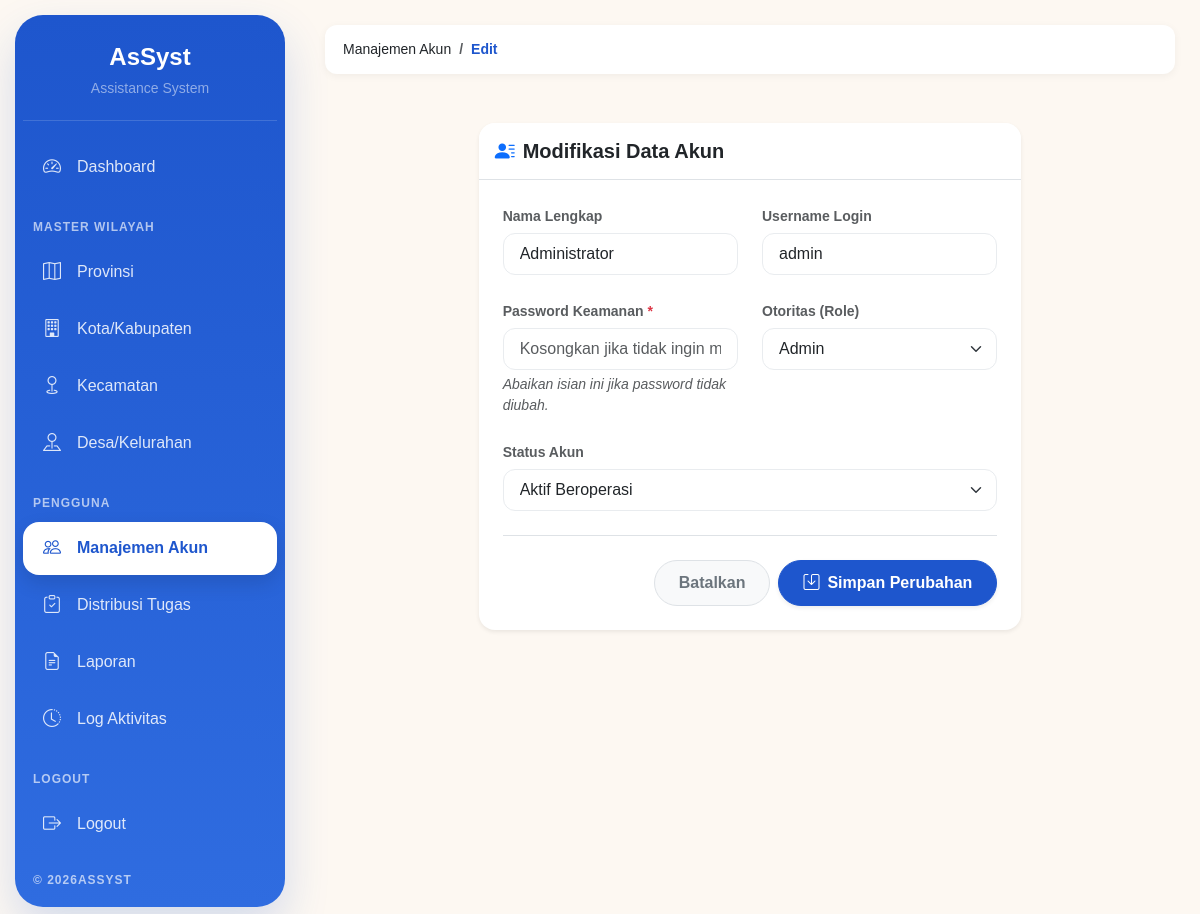
Screenshot of /index.php?page=user-edit&id=4 (signed in) with the database file from the repository.
### tables this page shows
CREATE TABLE `users` (
  `id_user` int(11) NOT NULL,
  `id_role` int(11) NOT NULL,
  `nama` varchar(100) NOT NULL,
  `username` varchar(50) NOT NULL,
  `password` varchar(255) NOT NULL,
  `status_akun` enum('Aktif','Nonaktif') DEFAULT 'Aktif',
  `created_at` timestamp NOT NULL DEFAULT current_timestamp()
);

CREATE TABLE `roles` (
  `id_role` int(11) NOT NULL,
  `nama_role` varchar(50) NOT NULL
);

### controllers/UserController.php (called while the page is built, shortened)
<?php
class UserController
{
    private $conn;
    public function __construct($db)
    {
        $this->conn = $db;
    }
    public function edit($id)
    {
        $stmt = $this->conn->prepare("SELECT * FROM users WHERE id_user = ?");
        $stmt->bind_param("i", $id);
        $stmt->execute();
        $user = $stmt->get_result()->fetch_assoc();
        $roles = mysqli_query($this->conn, "SELECT * FROM roles");
        include "views/layouts/app.php";
    }
}

### index.php (called while the page is built, shortened)
<?php
require_once 'routes/web.php';

### views/user/edit.php (the view, shortened to what this page needs)
<div class="container-fluid py-4 fade-up">
    <div class="row justify-content-center">
        <div class="col-lg-8">
            <div class="card border-0 shadow-sm" style="border-radius: 16px;">
                <div class="card-header bg-white py-3 border-bottom" style="border-radius: 16px 16px 0 0;">
                    <h5 class="fw-bold mb-0 text-dark"><i class="bi bi-person-lines-fill text-primary me-2"></i>Modifikasi Data Akun</h5>
                </div>
                <div class="card-body p-4">
                    <form action="?page=user-update" method="POST">
                        <div class="row g-4">
                            <div class="col-md-6">
                                <label class="form-label fw-bold small text-muted">Nama Lengkap</label>
                                <input type="text" name="nama" class="form-control px-3 py-2" required value="<?= htmlspecialchars($user['nama']) ?>">
                            </div>
                            <div class="col-md-6">
                                <label class="form-label fw-bold small text-muted">Username Login</label>
                                <input type="text" name="username" class="form-control px-3 py-2" required value="<?= htmlspecialchars($user['username']) ?>">
                            </div>
                            <div class="col-md-6">
                                <label class="form-label fw-bold small text-muted">Password Keamanan <span class="text-danger">*</span></label>
                                <input type="password" name="password" class="form-control px-3 py-2" placeholder="Kosongkan jika tidak ingin merubah sandi">
                                <small class="text-muted fst-italic mt-1 d-block">Abaikan isian ini jika password tidak diubah.</small>
                            </div>
                            <div class="col-md-6">
                                <label class="form-label fw-bold small text-muted">Otoritas (Role)</label>
                                <select name="id_role" class="form-select px-3 py-2" required>
                                    <?php while($r = mysqli_fetch_assoc($roles)): ?>
                                        <option value="<?= $r['id_role'] ?>" <?= ($r['id_role'] == $user['id_role']) ? 'selected' : '' ?>>
                                            <?= htmlspecialchars($r['nama_role']) ?>
                                        </option>
                                    <?php endwhile; ?>
                                </select>
                            </div>
                            <div class="col-md-12">
                                <label class="form-label fw-bold small text-muted">Status Akun</label>
                                <select name="status_akun" class="form-select px-3 py-2" required>
                                    <option value="Aktif" <?= ($user['status_akun'] == 'Aktif') ? 'selected' : '' ?>>Aktif Beroperasi</option>
                                </select>
                            </div>
                        </div>
                        <div class="mt-4 pt-4 border-top d-flex justify-content-end gap-2">
                            <a href="?page=user" class="btn btn-light rounded-pill px-4 fw-bold text-secondary border">Batalkan</a>
                            <button type="submit" class="btn btn-primary rounded-pill px-4 fw-bold shadow-sm"><i class="bi bi-save me-2"></i>Simpan Perubahan</button>
                        </div>
                    </form>
                </div>
            </div>
        </div>
    </div>
</div>

### assets/css/style.css (style rules this page uses)
:root { --primary:#1E56CD; --primary-dark:#1846A8; --primary-light:#EAF0FF; --background:#FDF8F2; --white:#FFFFFF; --success:#28A745; --danger:#DC3545; --warning:#FFC107; --info:#0DCAF0; --text:#212529; --text-muted:#6C757D; --border:#E9ECEF; --shadow-sm:0 2px 8px rgba(0,0,0,.05); --shadow-md:0 4px 16px rgba(0,0,0,.08); --radius:14px; --sidebar-width:260px; --transition:.3s ease; }
* { margin:0; padding:0; box-sizing:border-box; }
body { background:var(--background); font-family:'Poppins',sans-serif; color:var(--text); overflow-x:hidden; }
a { text-decoration:none; }
.card { border:none; border-radius:var(--radius); box-shadow:var(--shadow-sm); }
.card-header { background:white; border-bottom:1px solid var(--border); font-weight:600; }
.form-control, .form-select { border-radius:12px; border:1px solid var(--border); padding:10px 14px; }
.form-label { font-weight:600; margin-bottom:6px; }
.btn { border-radius:12px; padding:10px 18px; font-weight:500; }
.btn-primary { background:var(--primary); border-color:var(--primary); }
.fade-up { animation:fadeUp .5s ease; }

### rows the page displays
users: nama "Administrator", username "admin", id_role "Admin", status_akun "Aktif Beroperasi"

### other values shown
$item "Manajemen Akun"
$item "Edit"
